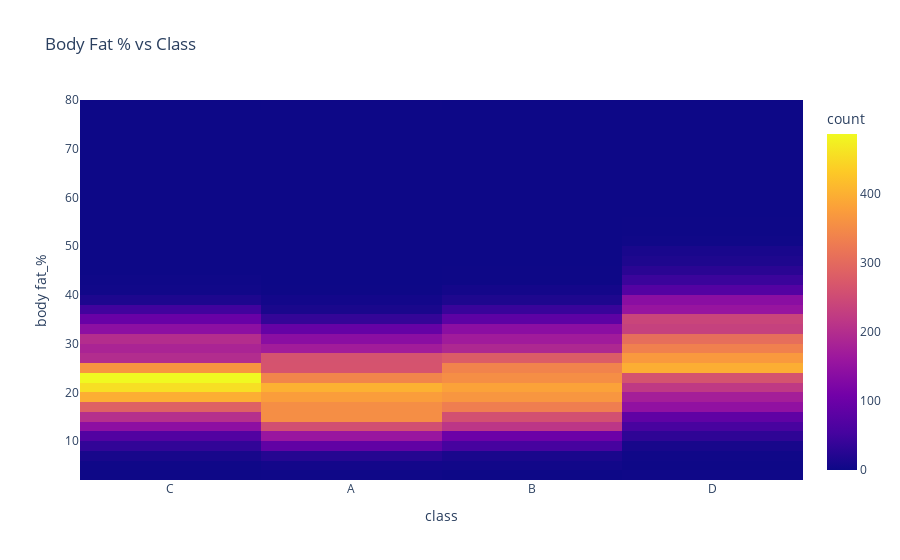

This figure's notebook cell:
### Code cell
fig = px.density_heatmap(df, x="class", y ="body fat_%", title = 'Body Fat % vs Class', template = 'plotly_white')
fig.show()

### Figure 1 — Plotly figure (JSON) as saved in the notebook; plotly's stock layout.template omitted (floating-point values rounded to 4 significant figures; data arrays with more than 128 entries replaced by an {"elided": "..."} marker saying what was removed)
{"data": [{"coloraxis": "coloraxis", "hovertemplate": "class=%{x}<br>body fat_%=%{y}<br>count=%{z}<extra></extra>", "name": "", "type": "histogram2d", "x": {"elided": "13393 str values"}, "xaxis": "x", "xbingroup": "x", "y": {"elided": "13393 float values"}, "yaxis": "y", "ybingroup": "y"}], "layout": {"coloraxis": {"colorbar": {"title": {"text": "count"}}, "colorscale": [[0, "#0d0887"], [0.1111, "#46039f"], [0.2222, "#7201a8"], [0.3333, "#9c179e"], [0.4444, "#bd3786"], [0.5556, "#d8576b"], [0.6667, "#ed7953"], [0.7778, "#fb9f3a"], [0.8889, "#fdca26"], [1, "#f0f921"]]}, "legend": {"tracegroupgap": 0}, "title": {"text": "Body Fat % vs Class"}, "xaxis": {"anchor": "y", "domain": [0, 1], "title": {"text": "class"}}, "yaxis": {"anchor": "x", "domain": [0, 1], "title": {"text": "body fat_%"}}}}
